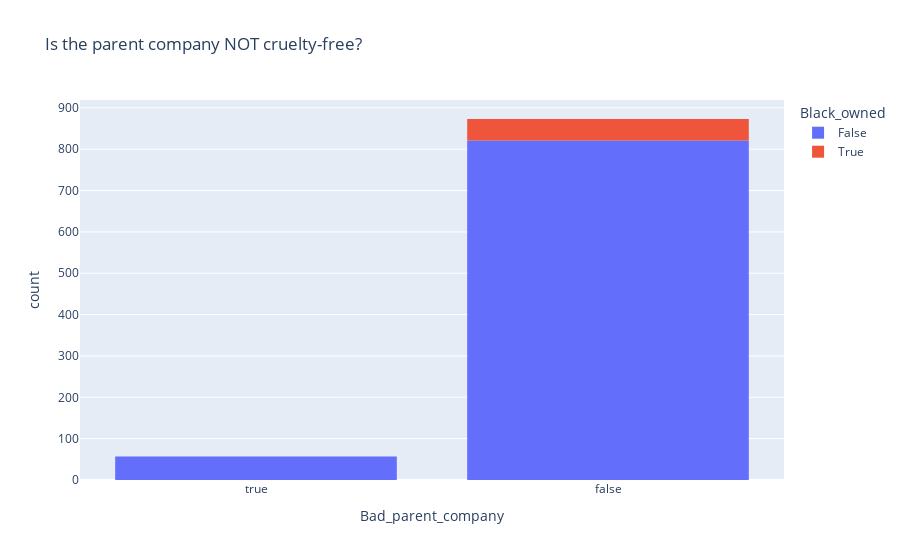

Notebook code cell kept with this figure:
### Code cell
# now try with plotly
import plotly.express as px

fig = px.histogram(brand_df, x='Bad_parent_company', color="Black_owned", category_orders = {'Bad_parent_company':[True, False]}, title='Is the parent company NOT cruelty-free?')
fig.show();

### Figure 1 — Plotly figure (JSON) as saved in the notebook; plotly's stock layout.template omitted (floating-point values rounded to 4 significant figures; data arrays with more than 128 entries replaced by an {"elided": "..."} marker saying what was removed)
{"data": [{"alignmentgroup": "True", "bingroup": "x", "hovertemplate": "Black_owned=False<br>Bad_parent_company=%{x}<br>count=%{y}<extra></extra>", "legendgroup": "False", "marker": {"color": "#636efa", "pattern": {"shape": ""}}, "name": "False", "offsetgroup": "False", "orientation": "v", "showlegend": true, "type": "histogram", "x": {"elided": "878 bool values"}, "xaxis": "x", "yaxis": "y"}, {"alignmentgroup": "True", "bingroup": "x", "hovertemplate": "Black_owned=True<br>Bad_parent_company=%{x}<br>count=%{y}<extra></extra>", "legendgroup": "True", "marker": {"color": "#EF553B", "pattern": {"shape": ""}}, "name": "True", "offsetgroup": "True", "orientation": "v", "showlegend": true, "type": "histogram", "x": [false, false, false, false, false, false, false, false, false, false, false, false, false, false, false, false, false, false, false, false, false, false, false, false, false, false, false, false, false, false, false, false, false, false, false, false, false, false, false, false, false, false, false, false, false, false, false, false, false, false, false, false], "xaxis": "x", "yaxis": "y"}], "layout": {"barmode": "relative", "legend": {"title": {"text": "Black_owned"}, "tracegroupgap": 0}, "title": {"text": "Is the parent company NOT cruelty-free?"}, "xaxis": {"anchor": "y", "categoryarray": [true, false], "categoryorder": "array", "domain": [0, 1], "title": {"text": "Bad_parent_company"}}, "yaxis": {"anchor": "x", "domain": [0, 1], "title": {"text": "count"}}}}
